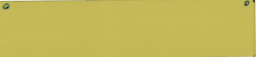
#> input picture image_sets/001_Matt_brachy/calibration/0000.png, 257 x 57 px, given as the content of the folder ../image_sets/001_Matt_brachy/measurement, which was not available
$ python film_experimentation.py
#> lines starting #> are read from the running program, lines starting #| are printed output that depends on the picture
from mpl_toolkits.mplot3d import axes3d
from matplotlib.pyplot import *
from matplotlib.image import *
from numpy import *
from scipy.interpolate import *
from glob import glob
import os


def pull_filename(fullPath):
	filename = os.path.basename(fullPath)
	result = filename[0:len(filename)-4]
	return result


imageset = '001_Matt_brachy'


calibrationFiles = glob('../image_sets/'+imageset+'/calibration/*.png')
numFiles = shape(calibrationFiles)[0]
ax = range(numFiles)
fig1 = figure(1)
clf()

measurementFiles = glob('../image_sets/'+imageset+'/measurement/*.png')
im = imread(measurementFiles[0])
#> im is the input picture: shape (57, 257, 3) float32; mean R, G, B 0.766, 0.722, 0.35

axLeft = subplot2grid((int(ceil(numFiles/2)+1),3),(0,0),rowspan=int(ceil(numFiles/2)))

title(pull_filename(measurementFiles[0]))

redDose = 1 - im[:,:,0];
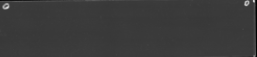
#> redDose: shape (57, 257) float32; min 0, max 0.867, mean 0.233

dim = shape(redDose);
#> dim = (57, 257)
x, y = mgrid[0:dim[0], 0:dim[1]]

colWash = axLeft.imshow(redDose, cmap=cm.jet, vmin=0, vmax=1, interpolation='none', extent=[y.min(),y.max(),x.max(),x.min()])

calibrationDose = zeros(numFiles)
redMean = zeros(numFiles)
redStd = zeros(numFiles)
blueMean = zeros(numFiles)
blueStd = zeros(numFiles)
greenMean = zeros(numFiles)
greenStd = zeros(numFiles)

for i in range(numFiles):

#> (the run stopped early here; a loop or call above may not have finished)

$ run again, on image_sets/001_Matt_brachy/calibration/0200.png
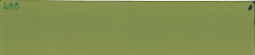
#> input picture image_sets/001_Matt_brachy/calibration/0200.png, 255 x 55 px, given as the content of the folder ../image_sets/001_Matt_brachy/measurement, which was not available
#> im is the input picture: shape (55, 255, 3) float32; mean R, G, B 0.513, 0.564, 0.31
#> `redDose = 1 - im[:,:,0];`:
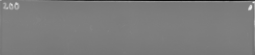
#> redDose: shape (55, 255) float32; min 0.0549, max 0.906, mean 0.487

$ run again, on image_sets/001_Matt_brachy/calibration/0250.png
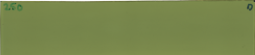
#> input picture image_sets/001_Matt_brachy/calibration/0250.png, 255 x 55 px, given as the content of the folder ../image_sets/001_Matt_brachy/measurement, which was not available
#> im is the input picture: shape (55, 255, 3) float32; mean R, G, B 0.475, 0.532, 0.303
#> `redDose = 1 - im[:,:,0];`:
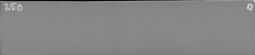
#> redDose: shape (55, 255) float32; min 0.00784, max 0.835, mean 0.525

$ run again, on image_sets/001_Matt_brachy/calibration/0300.png
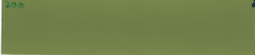
#> input picture image_sets/001_Matt_brachy/calibration/0300.png, 255 x 55 px, given as the content of the folder ../image_sets/001_Matt_brachy/measurement, which was not available
#> im is the input picture: shape (55, 255, 3) float32; mean R, G, B 0.448, 0.508, 0.291
#> `redDose = 1 - im[:,:,0];`:
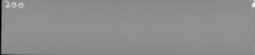
#> redDose: shape (55, 255) float32; min 0.00392, max 0.925, mean 0.553
